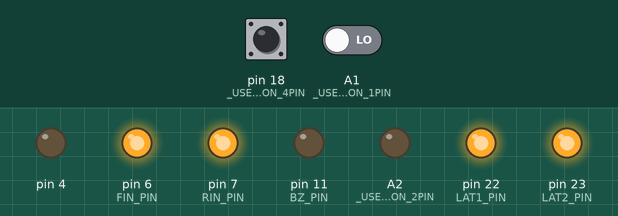
A sketch run on a simulated Arduino Leonardo, built with avr-gcc and run on an emulated ATmega32U4. Parts: output pins drawn as LEDs (lit = HIGH). The inputs (shaded band) are chosen by the test bench; at power-on: A1 (_USER_CON_1PIN) LOW, pin 18 (_USER_CON_4PIN) HIGH.

Above: at 1.2 s.
1.3 s: A1 (_USER_CON_1PIN) driven HIGH
At 2.2 s:
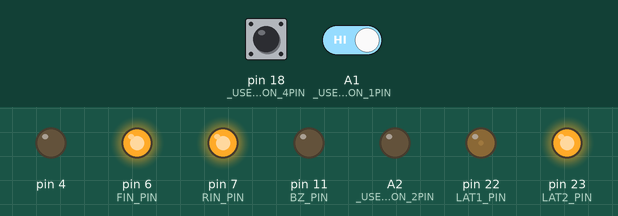
2.8 s: A1 (_USER_CON_1PIN) driven LOW
At 3.3 s:
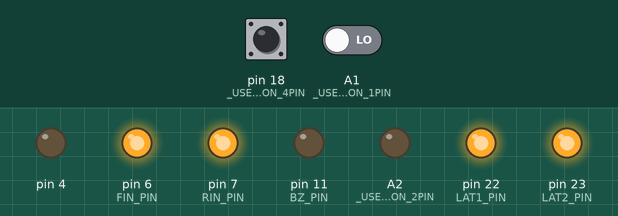
Timing chart, 0 to 5.8 s (numbered marks = the images above; inputs shaded):
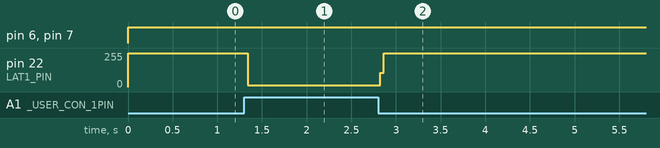

Measured:
- after the input at 1.3 s, pin 22 (LAT1_PIN): 255/255 → 15/255 at once
- after the input at 2.8 s, pin 22 (LAT1_PIN): 15/255 → 255/255 at once

The sketch:

kadai5.ino
```cpp
// 34:00

#define USE_TIMER3_ISR
#include "mono_con.h"

const int ledhands[4] = { 0x6F, 0x58, 0x73, 0x00 };
const int blank = 0x00;

int disphands[2] = { 0x00, 0x00 };
int idxhands[2] = { 3, 3 };

int tsw, sw, pretsw, presw;
bool swps = false;

int result = 0;

word in, tc;

typedef enum {
	OFF,
	Lseg,
	Rseg,
	RESULT,
} Status;
Status st;

bool first = true;

void onedisp(int n[2]) {
	static int pren[2] = { 0x00, 0x00 };
	if (n != pren) {
		memcpy(pren, n, sizeof(pren));
		disp(n[0], n[1]);
	}
}

/**
 * @return 0:あいこ　1:[0]の勝ち　2:[1]の勝ち
 */
int judge(int n[2]) {
	if (n[0] == n[1]) return 0;
	if (n[0] == 0) {
		if (n[1] == 1) return 1;
		if (n[1] == 2) return 2;
	}
	if (n[0] == 1) {
		if (n[1] == 0) return 2;
		if (n[1] == 2) return 1;
	}
	if (n[0] == 2) {
		if (n[1] == 0) return 1;
		if (n[1] == 1) return 2;
	}
}

void dm(int speed, int di) {
	if (di == 0) {
		digitalWrite(FIN_PIN, HIGH);
		digitalWrite(RIN_PIN, HIGH);
	} else {
		analogWrite(FIN_PIN, di > 0 ? speed : 0);
		analogWrite(RIN_PIN, di < 0 ? speed : 0);
	}
}

ISR(TIMER3_COMPA_vect) {
	if (in++ > 5) {
		in = 0;

		tsw = digitalRead(_USER_CON_5PIN);
		sw = digitalRead(_USER_CON_4PIN);

		if (sw == LOW && presw == HIGH) swps = true;

		presw = sw;
	}

	tc++;
}

void setup() {
	config_init();
	serial_init();

	tsw = pretsw = digitalRead(_USER_CON_5PIN);
	sw = presw = digitalRead(_USER_CON_4PIN);

	st = (tsw == HIGH ? Lseg : OFF);
}

void loop() {
	if (tsw == HIGH) {
		if (tsw != pretsw) {
			pretsw = tsw;
			st = Lseg;
			first = true;
		}
	} else {
		if (tsw != pretsw) {
			pretsw = tsw;
			st = OFF;
			first = true;
		}
	}

	switch (st) {
	case OFF:
		if (first) {
			first = false;
			dm(0, 0);
			idxhands[0] = idxhands[1] = 3;
			disp(blank, blank);
		}

		if (swps) swps = false;

		break;
	case Lseg:
		if (first) {
			first = false;
			tc = 200;
		}

		if (tc > 200) {
			tc = 0;
			if (++idxhands[0] > 2) idxhands[0] = 0;
			if (++idxhands[1] > 2) idxhands[1] = 0;
		}

		if (swps) {
			swps = false;
			st = Rseg;
			first = true;
		}

		break;
	case Rseg:
		if (first) {
			first = false;
			tc = 200;
		}

		if (tc > 200) {
			tc = 0;
			if (++idxhands[0] > 2) idxhands[0] = 0;
		}

		if (swps) {
			swps = false;
			st = RESULT;
			first = true;
		}

		break;
	case RESULT:
		if (first) {
			first = false;
			result = judge(idxhands);
			if (result == 1) dm(80, -1);
			else if (result == 2) dm(80, 1);
		}

		break;
	}

	if (st != OFF) {
		disphands[0] = ledhands[idxhands[0]];
		disphands[1] = ledhands[idxhands[1]];
		onedisp(disphands);
	}
}
```

mono_con.h
```cpp
//===================================================================================================================
//
//  高校生ものづくりコンテスト2026岡山県大会用 ArduinoShield
//
//    出力回路: 百エディケーション製
//    https://hyakuedu.wordpress.com/
//
//    CPU Board: Arduino MEGA 2560 R3
//                                     2026/01/08 OKAKO
//
//===================================================================================================================
#ifndef _MONO_CON_2026_H
#define _MONO_CON_2026_H

//--- Arduino  ATmega2560 Input
#define _USER_CON_1PIN A1
#define _USER_CON_2PIN A2
#define _USER_CON_3PIN 17
#define _USER_CON_4PIN 18
#define _USER_CON_5PIN 19
#define _USER_CON_6PIN 40
#define _USER_CON_7PIN 42
#define _USER_CON_8PIN 20 //GND

//--- OKAKO_Shield_CN2
#define BOARD_SW_PIN 26
#define BZ_PIN 11
#define FIN_PIN 6
#define RIN_PIN 7
#define LAT2_PIN 23
#define LAT1_PIN 22
#define SCK_PIN 24
#define SDI_PIN 25

//--- セグメントLED 0-9,blank
const int num[11] = { 0x3f, 0x06, 0x5b, 0x4f, 0x66,  //0, 1, 2, 3, 4
                      0x6d, 0x7d, 0x27, 0x7f, 0x6f,  //5, 6, 7, 8, 9
                      0x00 };                        //blank

//--- レジスタ初期設定
void config_init(void) {
  pinMode(_USER_CON_1PIN, INPUT);
  pinMode(_USER_CON_2PIN, INPUT);
  pinMode(_USER_CON_3PIN, INPUT);
  pinMode(_USER_CON_4PIN, INPUT);
  pinMode(_USER_CON_5PIN, INPUT);
  pinMode(_USER_CON_6PIN, INPUT);
  pinMode(_USER_CON_7PIN, INPUT);

  pinMode(_USER_CON_8PIN, OUTPUT);
  digitalWrite(_USER_CON_8PIN, LOW); //IN_D4をGND設定

  pinMode(BOARD_SW_PIN, INPUT);
  pinMode(BZ_PIN, OUTPUT);
  pinMode(RIN_PIN, OUTPUT);
  pinMode(FIN_PIN, OUTPUT);
  pinMode(LAT1_PIN, OUTPUT);
  pinMode(LAT2_PIN, OUTPUT);
  pinMode(SCK_PIN, OUTPUT);
  pinMode(SDI_PIN, OUTPUT);

  ////////// DCモータ制御用PWM信号生成用のタイマ(Timer4)の周波数を31.37KHzに変更 //////////
  TCCR4B = (TCCR4B & 0b11111000) | 0x01;

#ifdef USE_TIMER3_ISR
  ////////// 1ms割り込み用のタイマ(Timer3)の初期化 //////////
  TCCR3A = 0;
  TCCR3B = 0x0b;
  // OCR3A = 124;
  OCR3A = 249;
  TIMSK3 = 2;
#endif
}

//--- 構造体宣言bitset
struct bitset {
  int SDI : 1;   // bit0 シリアルデータ
  int SCK : 1;   // bit1 シリアルクロック
  int LAT1 : 1;  // bit2 7seg LED 系ラッチ
  int LAT2 : 1;  // bit3 フルカラーLED,step モータ系ラッチ
  int DCM : 2;   // bit4,5 DC モータの動作モード
  int BZ : 1;    // bit6 圧電スピーカ
  int TSW : 1;   // bit7 タクトスイッチ入力
};
struct bitset RC;  // 構造体変数

//--- 共用体宣言lm (LED & step Motor)
union {
  struct {               //--- 構造体宣言，bit というグループ名
    int SM : 4;   // bit0 ～ bit3 ステッピングモータ励磁信号
    int R : 1;    // bit4 フルカラーLED，赤色
    int B : 1;    // bit5 フルカラーLED，青色
    int G : 1;    // bit6 フルカラーLED，緑色
    int res : 1;  // bit7 未使用
  } bit;          // bit アクセス名
  struct {
    int SM : 4;
    int GBR : 3;  // フルカラーLED, カラーコードを3bitで指定
    int res : 1;
  } color;  // GBRを3ビットアクセス名
  int b8;   // byte アクセス名
} lm;       // 共用体変数名

//--- U1,U2,U3初期化
void serial_init(void) {
  // U1, U2
  digitalWrite(LAT1_PIN, LOW);
  shiftOut(SDI_PIN, SCK_PIN, MSBFIRST, 0x00);
  shiftOut(SDI_PIN, SCK_PIN, MSBFIRST, 0x00);
  digitalWrite(LAT1_PIN, HIGH);

  // U3
  digitalWrite(LAT2_PIN, LOW);
  shiftOut(SDI_PIN, SCK_PIN, MSBFIRST, 0x00);
  digitalWrite(LAT2_PIN, HIGH);
}

//--- 2桁7セグメントLEDの表示関数
void disp(char leftPat, char rightPat) {
  digitalWrite(LAT1_PIN, LOW);
  shiftOut(SDI_PIN, SCK_PIN, MSBFIRST, leftPat);
  shiftOut(SDI_PIN, SCK_PIN, MSBFIRST, rightPat);
  digitalWrite(LAT1_PIN, HIGH);
}

//--- ステッピングモータの初期設定関数
int stepm_init(int n) {
  int spm[5] = { 0x9,     // A
                 0xc,     // B
                 0x6,     // nA
                 0x3,     // nB
                 0x00 };  // Stop

  return spm[n];
}

//--- フルカラーLEDとステッピングモータの動作制御関数
void led_stepmotor(char n) {
  digitalWrite(LAT2_PIN, LOW);
  shiftOut(SDI_PIN, SCK_PIN, MSBFIRST, n);
  digitalWrite(LAT2_PIN, HIGH);
}

#endif
```
